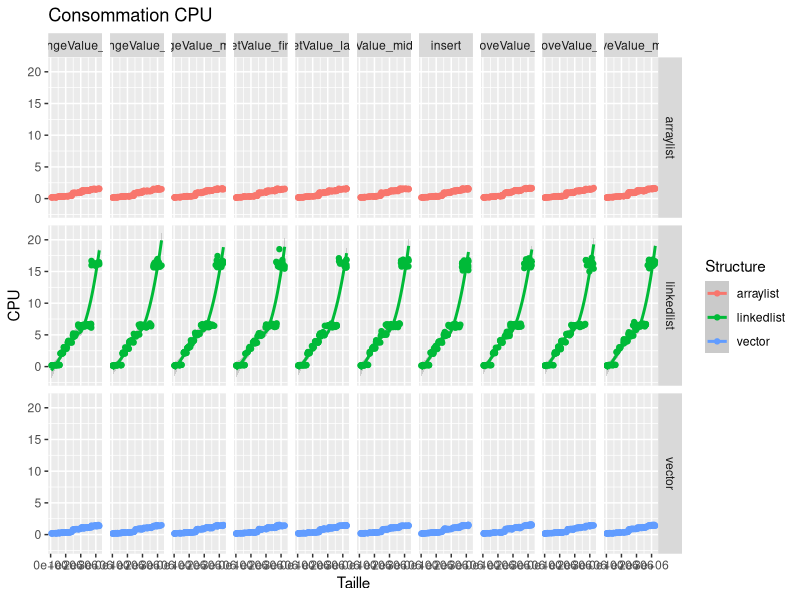
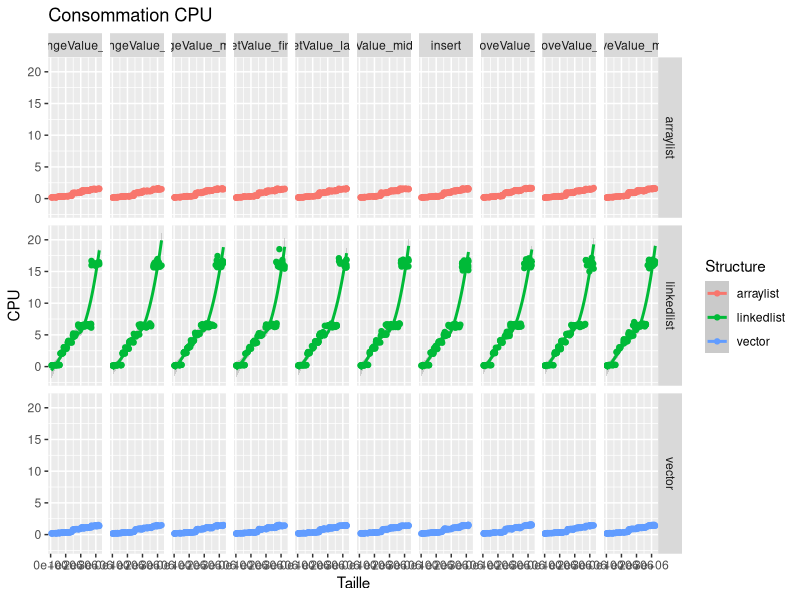

Generate these figures, in order, with R: (Note: this script raises an error after producing the figures.)
#!/usr/bin/env Rscript

library(ggplot2)
library(dplyr)
perf <- read.table("Perf.csv",sep=",",dec=".", header=TRUE)

attach(perf)

ggplot(perf,aes(x=Taille,y=CPU,color=Structure)) +
geom_smooth() +
geom_point() +
facet_grid(Structure ~ Action) +
ggtitle("Consommation CPU")
ggsave("imgAnalyse/Graph_Time.png")


ggplot(perf,aes(x=Taille,y=CPU,color=Structure)) +
geom_smooth() +
geom_point() +
filter(perf, Structure != "linkedlist")+
facet_grid(Structure ~ Action)+
ggtitle("Consommation_CPU_VA")
ggsave("imgAnalyse/Graph_Time_VA.png")

ggplot(perf,aes(x=Taille,y=CPU,color=Structure)) +
geom_smooth() +
geom_point() +
coord_cartesian(y=c(0,2))+
facet_grid(Structure ~ Action)+
ggtitle("Consommation CPU VA")
ggsave("imgAnalyse/Graph_Time_VA2.png")

ggplot(perf,aes(x=Taille,y=Mem,color=Structure)) +
geom_smooth() +
geom_point() +
facet_grid(Structure ~ Action) +
ggtitle("Consommation mémoire") +
ggsave("imgAnalyse/Graph_Mem.png")

ggplot(perf,aes(x=Taille,y=Mem,color=Structure)) +
geom_smooth() +
geom_point() +
filter(perf, Structure != "linkedlist")+
facet_grid(Structure ~ Action)+
ggtitle("Consommation_CPU_VA")
ggsave("imgAnalyse/Graph_Memoire_VA.png")

ggplot(perf,aes(x=Taille,y=Mem,color=Structure)) +
geom_smooth() +
geom_point() +
coord_cartesian(y=c(50000,170000))+
facet_grid(Structure ~ Action) +
ggtitle("Consommation mémoire VA") +
ggsave("imgAnalyse/Graph_Memoire_VA2.png")


ggplot(perf[perf$Action=="getValue_first" | perf$Action=="getValue_middle" | perf$Action=="getValue_last"
	 & perf$Structure=="linkedlist",], aes(x=Taille, y=CPU, color=Action)) + geom_point() + geom_smooth() + facet_grid(.~Action)
		 ggtitle("CPU d'accès à une LinkedList")
ggsave("img/linkedList_get.png")

ggplot(perf[perf$Action=="getValue_first" & perf$Structure=="arraylist" | perf$Action=="getValue_middle" & perf$Structure=="arraylist" | perf$Action=="getValue_last"
	 & perf$Structure=="arraylist",], aes(x=Taille, y=CPU, color=Action)) + geom_point() + geom_smooth() + facet_grid(.~Action)
		 ggtitle("CPU d'accès à une ArrayList")
ggsave("img/arraylist_get.png")

ggplot(perf[perf$Action=="getValue_first" & perf$Structure=="vector" | perf$Action=="getValue_middle" & perf$Structure=="vector" | perf$Action=="getValue_last"
	 & perf$Structure=="vector",], aes(x=Taille, y=CPU, color=Action)) + geom_point() + geom_smooth() + facet_grid(.~Action)
		 ggtitle("CPU d'accès à un Vecteur")
ggsave("img/vector_get.png")

ggplot(perf[perf$Action=="changeValue_first" & perf$Structure=="arraylist" | perf$Action=="changeValue_middle" & perf$Structure=="arraylist" | perf$Action=="changeValue_last"
	 & perf$Structure=="arraylist",], aes(x=Taille, y=CPU, color=Action)) + geom_point() + geom_smooth() + facet_grid(.~Action)
		 ggtitle("CPU de modification d'un objet d'une ArrayList")
ggsave("img/arraylist_modify.png")

ggplot(perf[perf$Action=="changeValue_first" & perf$Structure=="vector" | perf$Action=="changeValue_middle" & perf$Structure=="vector" | perf$Action=="changeValue_last"
	 & perf$Structure=="vector",], aes(x=Taille, y=CPU, color=Action)) + geom_point() + geom_smooth() + facet_grid(.~Action)
		 ggtitle("CPU de modification d'un objet d'un Vecteur")
ggsave("img/vector_modify.png")

ggplot(perf[perf$Action=="changeValue_first" & perf$Structure=="linkedlist" | perf$Action=="changeValue_middle" & perf$Structure=="linkedlist" | perf$Action=="changeValue_last"
	 & perf$Structure=="linkedlist",], aes(x=Taille, y=CPU, color=Action)) + geom_point() + geom_smooth() + facet_grid(.~Action)
		 ggtitle("CPU de modification d'un objet d'une LinkedList")
ggsave("img/linkedlist_modify.png")

ggplot(perf[perf$Action=="removeValue_first" & perf$Structure=="arraylist" | perf$Action=="removeValue_middle" & perf$Structure=="arraylist" | perf$Action=="removeValue_last"
	 & perf$Structure=="arraylist",], aes(x=Taille, y=CPU, color=Action)) + geom_point() + geom_smooth() + facet_grid(.~Action)
		 ggtitle("CPU de suppresion d'un objet d'une ArrayList")
ggsave("img/arraylist_remove.png")

ggplot(perf[perf$Action=="removeValue_first" & perf$Structure=="vector" | perf$Action=="removeValue_middle" & perf$Structure=="vector" | perf$Action=="removeValue_last"
	 & perf$Structure=="vector",], aes(x=Taille, y=CPU, color=Action)) + geom_point() + geom_smooth() + facet_grid(.~Action)
		 ggtitle("CPU de suppresion d'un objet d'un Vecteur")
ggsave("img/vector_remove.png")

ggplot(perf[perf$Action=="removeValue_first" & perf$Structure=="linkedlist" | perf$Action=="removeValue_middle" & perf$Structure=="linkedlist" | perf$Action=="removeValue_last"
	 & perf$Structure=="linkedlist",], aes(x=Taille, y=CPU, color=Action)) + geom_point() + geom_smooth() + facet_grid(.~Action)
		 ggtitle("CPU de suppresion d'un objet d'une LinkedList")
ggsave("img/linkedlist_remove.png")

Memory

ggplot(perf[perf$Action=="getValue_first" & perf$Structure=="arraylist" | perf$Action=="getValue_middle" & perf$Structure=="arraylist" | perf$Action=="getValue_last"
	 & perf$Structure=="arraylist",], aes(x=Taille, y=Mem, color=Action)) + geom_point() + geom_smooth() + facet_grid(.~Action)
		 ggtitle("Mem nécessaire pour accéder à une ArrayList")
ggsave("img/arraylist_memory_get.png")

ggplot(perf[perf$Action=="getValue_first" & perf$Structure=="vector" | perf$Action=="getValue_middle" & perf$Structure=="vector" | perf$Action=="getValue_last"
	 & perf$Structure=="vector",], aes(x=Taille, y=Mem, color=Action)) + geom_point() + geom_smooth() + facet_grid(.~Action)
		 ggtitle("Mem nécessaire pour accéder  à un Vecteur")
ggsave("img/vector_memory_get.png")

ggplot(perf[perf$Action=="getValue_first" | perf$Action=="getValue_middle" | perf$Action=="getValue_last"
	 & perf$Structure=="linkedlist",], aes(x=Taille, y=Mem, color=Action)) + geom_point() + geom_smooth() + facet_grid(.~Action)
		 ggtitle("Mem nécessaire pour accéder à une LinkedList")
ggsave("img/linkedList_memory_get.png")

ggplot(perf[perf$Action=="changeValue_first" & perf$Structure=="arraylist" | perf$Action=="changeValue_middle" & perf$Structure=="arraylist" | perf$Action=="changeValue_last"
	 & perf$Structure=="arraylist",], aes(x=Taille, y=Mem, color=Action)) + geom_point() + geom_smooth() + facet_grid(.~Action)
		 ggtitle("Mémoire nécessaire pour la modification d'un objet d'une ArrayList")
ggsave("img/arraylist_modify_memory.png")

ggplot(perf[perf$Action=="changeValue_first" & perf$Structure=="vector" | perf$Action=="changeValue_middle" & perf$Structure=="vector" | perf$Action=="changeValue_last"
	 & perf$Structure=="vector",], aes(x=Taille, y=Mem, color=Action)) + geom_point() + geom_smooth() + facet_grid(.~Action)
		 ggtitle("Mémoire nécessaire pour la modification d'un objet d'un Vecteur")
ggsave("img/vector_modify_memory.png")

ggplot(perf[perf$Action=="changeValue_first" & perf$Structure=="linkedlist" | perf$Action=="changeValue_middle" & perf$Structure=="linkedlist" | perf$Action=="changeValue_last"
	 & perf$Structure=="linkedlist",], aes(x=Taille, y=Mem, color=Action)) + geom_point() + geom_smooth() + facet_grid(.~Action)
		 ggtitle("Mémoire nécessaire pour la modification d'un objet d'une LinkedList")
ggsave("img/linkedlist_modify_memory.png")

ggplot(perf[perf$Action=="removeValue_first" & perf$Structure=="arraylist" | perf$Action=="removeValue_middle" & perf$Structure=="arraylist" | perf$Action=="removeValue_last"
	 & perf$Structure=="arraylist",], aes(x=Taille, y=Mem, color=Action)) + geom_point() + geom_smooth() + facet_grid(.~Action)
		 ggtitle("Mémoire nécessaire pour la suppresion d'un objet d'une ArrayList")
ggsave("img/arraylist_remove_memory.png")

ggplot(perf[perf$Action=="removeValue_first" & perf$Structure=="vector" | perf$Action=="removeValue_middle" & perf$Structure=="vector" | perf$Action=="removeValue_last"
	 & perf$Structure=="vector",], aes(x=Taille, y=Mem, color=Action)) + geom_point() + geom_smooth() + facet_grid(.~Action)
		 ggtitle("Mémoire nécessaire pour la suppresion d'un objet d'un Vecteur")
ggsave("img/vector_remove_memory.png")

ggplot(perf[perf$Action=="removeValue_first" & perf$Structure=="linkedlist" | perf$Action=="removeValue_middle" & perf$Structure=="linkedlist" | perf$Action=="removeValue_last"
	 & perf$Structure=="linkedlist",], aes(x=Taille, y=Mem, color=Action)) + geom_point() + geom_smooth() + facet_grid(.~Action)
		 ggtitle("Mémoire nécessaire pour la suppresion d'un objet d'une LinkedList")
ggsave("img/linkedlist_remove_memory.png")
